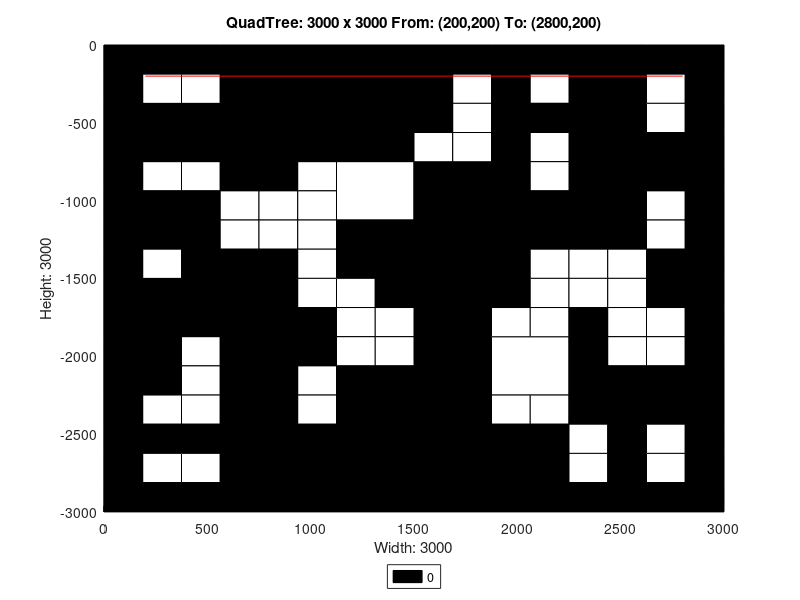

Write the MATLAB code that produced this figure.
axis([0 3000 -3000 0]);
title('QuadTree: 3000 x 3000 From: (200,200) To: (2800,200)');
xlabel('Width: 3000');
ylabel('Height: 3000');
rectangle('Position',[750 -750 750 750], 'FaceColor',[0 0 0]);
rectangle('Position',[0 -750 375 375], 'FaceColor',[0 0 0]);
rectangle('Position',[375 -750 375 375], 'FaceColor',[0 0 0]);
rectangle('Position',[1125 -1125 375 375], 'FaceColor',[1 1 1]);
rectangle('Position',[1125 -1500 375 375], 'FaceColor',[0 0 0]);
rectangle('Position',[2250 -375 375 375], 'FaceColor',[0 0 0]);
rectangle('Position',[2250 -750 375 375], 'FaceColor',[0 0 0]);
rectangle('Position',[1500 -1125 375 375], 'FaceColor',[0 0 0]);
rectangle('Position',[1500 -1500 375 375], 'FaceColor',[0 0 0]);
rectangle('Position',[2250 -1125 375 375], 'FaceColor',[0 0 0]);
rectangle('Position',[0 -1875 375 375], 'FaceColor',[0 0 0]);
rectangle('Position',[375 -1875 375 375], 'FaceColor',[0 0 0]);
rectangle('Position',[0 -2250 375 375], 'FaceColor',[0 0 0]);
rectangle('Position',[1125 -2625 375 375], 'FaceColor',[0 0 0]);
rectangle('Position',[750 -3000 375 375], 'FaceColor',[0 0 0]);
rectangle('Position',[1125 -3000 375 375], 'FaceColor',[0 0 0]);
rectangle('Position',[1500 -1875 375 375], 'FaceColor',[0 0 0]);
rectangle('Position',[1500 -2250 375 375], 'FaceColor',[0 0 0]);
rectangle('Position',[1875 -2250 375 375], 'FaceColor',[1 1 1]);
rectangle('Position',[1500 -2625 375 375], 'FaceColor',[0 0 0]);
rectangle('Position',[1500 -3000 375 375], 'FaceColor',[0 0 0]);
rectangle('Position',[1875 -3000 375 375], 'FaceColor',[0 0 0]);
rectangle('Position',[0 -187.5 187.5 187.5], 'FaceColor',[0 0 0]);
rectangle('Position',[187.5 -187.5 187.5 187.5], 'FaceColor',[0 0 0]);
rectangle('Position',[0 -375 187.5 187.5], 'FaceColor',[0 0 0]);
rectangle('Position',[187.5 -375 187.5 187.5], 'FaceColor',[1 1 1]);
rectangle('Position',[375 -187.5 187.5 187.5], 'FaceColor',[0 0 0]);
rectangle('Position',[562.5 -187.5 187.5 187.5], 'FaceColor',[0 0 0]);
rectangle('Position',[375 -375 187.5 187.5], 'FaceColor',[1 1 1]);
rectangle('Position',[562.5 -375 187.5 187.5], 'FaceColor',[0 0 0]);
rectangle('Position',[0 -937.5 187.5 187.5], 'FaceColor',[0 0 0]);
rectangle('Position',[187.5 -937.5 187.5 187.5], 'FaceColor',[1 1 1]);
rectangle('Position',[0 -1125 187.5 187.5], 'FaceColor',[0 0 0]);
rectangle('Position',[187.5 -1125 187.5 187.5], 'FaceColor',[0 0 0]);
rectangle('Position',[375 -937.5 187.5 187.5], 'FaceColor',[1 1 1]);
rectangle('Position',[562.5 -937.5 187.5 187.5], 'FaceColor',[0 0 0]);
rectangle('Position',[375 -1125 187.5 187.5], 'FaceColor',[0 0 0]);
rectangle('Position',[562.5 -1125 187.5 187.5], 'FaceColor',[1 1 1]);
rectangle('Position',[0 -1312.5 187.5 187.5], 'FaceColor',[0 0 0]);
rectangle('Position',[187.5 -1312.5 187.5 187.5], 'FaceColor',[0 0 0]);
rectangle('Position',[0 -1500 187.5 187.5], 'FaceColor',[0 0 0]);
rectangle('Position',[187.5 -1500 187.5 187.5], 'FaceColor',[1 1 1]);
rectangle('Position',[375 -1312.5 187.5 187.5], 'FaceColor',[0 0 0]);
rectangle('Position',[562.5 -1312.5 187.5 187.5], 'FaceColor',[1 1 1]);
rectangle('Position',[375 -1500 187.5 187.5], 'FaceColor',[0 0 0]);
rectangle('Position',[562.5 -1500 187.5 187.5], 'FaceColor',[0 0 0]);
rectangle('Position',[750 -937.5 187.5 187.5], 'FaceColor',[0 0 0]);
rectangle('Position',[937.5 -937.5 187.5 187.5], 'FaceColor',[1 1 1]);
rectangle('Position',[750 -1125 187.5 187.5], 'FaceColor',[1 1 1]);
rectangle('Position',[937.5 -1125 187.5 187.5], 'FaceColor',[1 1 1]);
rectangle('Position',[750 -1312.5 187.5 187.5], 'FaceColor',[1 1 1]);
rectangle('Position',[937.5 -1312.5 187.5 187.5], 'FaceColor',[1 1 1]);
rectangle('Position',[750 -1500 187.5 187.5], 'FaceColor',[0 0 0]);
rectangle('Position',[937.5 -1500 187.5 187.5], 'FaceColor',[1 1 1]);
rectangle('Position',[1500 -187.5 187.5 187.5], 'FaceColor',[0 0 0]);
rectangle('Position',[1687.5 -187.5 187.5 187.5], 'FaceColor',[0 0 0]);
rectangle('Position',[1500 -375 187.5 187.5], 'FaceColor',[0 0 0]);
rectangle('Position',[1687.5 -375 187.5 187.5], 'FaceColor',[1 1 1]);
rectangle('Position',[1875 -187.5 187.5 187.5], 'FaceColor',[0 0 0]);
rectangle('Position',[2062.5 -187.5 187.5 187.5], 'FaceColor',[0 0 0]);
rectangle('Position',[1875 -375 187.5 187.5], 'FaceColor',[0 0 0]);
rectangle('Position',[2062.5 -375 187.5 187.5], 'FaceColor',[1 1 1]);
rectangle('Position',[1500 -562.5 187.5 187.5], 'FaceColor',[0 0 0]);
rectangle('Position',[1687.5 -562.5 187.5 187.5], 'FaceColor',[1 1 1]);
rectangle('Position',[1500 -750 187.5 187.5], 'FaceColor',[1 1 1]);
rectangle('Position',[1687.5 -750 187.5 187.5], 'FaceColor',[1 1 1]);
rectangle('Position',[1875 -562.5 187.5 187.5], 'FaceColor',[0 0 0]);
rectangle('Position',[2062.5 -562.5 187.5 187.5], 'FaceColor',[0 0 0]);
rectangle('Position',[1875 -750 187.5 187.5], 'FaceColor',[0 0 0]);
rectangle('Position',[2062.5 -750 187.5 187.5], 'FaceColor',[1 1 1]);
rectangle('Position',[2625 -187.5 187.5 187.5], 'FaceColor',[0 0 0]);
rectangle('Position',[2812.5 -187.5 187.5 187.5], 'FaceColor',[0 0 0]);
rectangle('Position',[2625 -375 187.5 187.5], 'FaceColor',[1 1 1]);
rectangle('Position',[2812.5 -375 187.5 187.5], 'FaceColor',[0 0 0]);
rectangle('Position',[2625 -562.5 187.5 187.5], 'FaceColor',[1 1 1]);
rectangle('Position',[2812.5 -562.5 187.5 187.5], 'FaceColor',[0 0 0]);
rectangle('Position',[2625 -750 187.5 187.5], 'FaceColor',[0 0 0]);
rectangle('Position',[2812.5 -750 187.5 187.5], 'FaceColor',[0 0 0]);
rectangle('Position',[1875 -937.5 187.5 187.5], 'FaceColor',[0 0 0]);
rectangle('Position',[2062.5 -937.5 187.5 187.5], 'FaceColor',[1 1 1]);
rectangle('Position',[1875 -1125 187.5 187.5], 'FaceColor',[0 0 0]);
rectangle('Position',[2062.5 -1125 187.5 187.5], 'FaceColor',[0 0 0]);
rectangle('Position',[1875 -1312.5 187.5 187.5], 'FaceColor',[0 0 0]);
rectangle('Position',[2062.5 -1312.5 187.5 187.5], 'FaceColor',[0 0 0]);
rectangle('Position',[1875 -1500 187.5 187.5], 'FaceColor',[0 0 0]);
rectangle('Position',[2062.5 -1500 187.5 187.5], 'FaceColor',[1 1 1]);
rectangle('Position',[2625 -937.5 187.5 187.5], 'FaceColor',[0 0 0]);
rectangle('Position',[2812.5 -937.5 187.5 187.5], 'FaceColor',[0 0 0]);
rectangle('Position',[2625 -1125 187.5 187.5], 'FaceColor',[1 1 1]);
rectangle('Position',[2812.5 -1125 187.5 187.5], 'FaceColor',[0 0 0]);
rectangle('Position',[2250 -1312.5 187.5 187.5], 'FaceColor',[0 0 0]);
rectangle('Position',[2437.5 -1312.5 187.5 187.5], 'FaceColor',[0 0 0]);
rectangle('Position',[2250 -1500 187.5 187.5], 'FaceColor',[1 1 1]);
rectangle('Position',[2437.5 -1500 187.5 187.5], 'FaceColor',[1 1 1]);
rectangle('Position',[2625 -1312.5 187.5 187.5], 'FaceColor',[1 1 1]);
rectangle('Position',[2812.5 -1312.5 187.5 187.5], 'FaceColor',[0 0 0]);
rectangle('Position',[2625 -1500 187.5 187.5], 'FaceColor',[0 0 0]);
rectangle('Position',[2812.5 -1500 187.5 187.5], 'FaceColor',[0 0 0]);
rectangle('Position',[375 -2062.5 187.5 187.5], 'FaceColor',[1 1 1]);
rectangle('Position',[562.5 -2062.5 187.5 187.5], 'FaceColor',[0 0 0]);
rectangle('Position',[375 -2250 187.5 187.5], 'FaceColor',[1 1 1]);
rectangle('Position',[562.5 -2250 187.5 187.5], 'FaceColor',[0 0 0]);
rectangle('Position',[750 -1687.5 187.5 187.5], 'FaceColor',[0 0 0]);
rectangle('Position',[937.5 -1687.5 187.5 187.5], 'FaceColor',[1 1 1]);
rectangle('Position',[750 -1875 187.5 187.5], 'FaceColor',[0 0 0]);
rectangle('Position',[937.5 -1875 187.5 187.5], 'FaceColor',[0 0 0]);
rectangle('Position',[1125 -1687.5 187.5 187.5], 'FaceColor',[1 1 1]);
rectangle('Position',[1312.5 -1687.5 187.5 187.5], 'FaceColor',[0 0 0]);
rectangle('Position',[1125 -1875 187.5 187.5], 'FaceColor',[1 1 1]);
rectangle('Position',[1312.5 -1875 187.5 187.5], 'FaceColor',[1 1 1]);
rectangle('Position',[750 -2062.5 187.5 187.5], 'FaceColor',[0 0 0]);
rectangle('Position',[937.5 -2062.5 187.5 187.5], 'FaceColor',[0 0 0]);
rectangle('Position',[750 -2250 187.5 187.5], 'FaceColor',[0 0 0]);
rectangle('Position',[937.5 -2250 187.5 187.5], 'FaceColor',[1 1 1]);
rectangle('Position',[1125 -2062.5 187.5 187.5], 'FaceColor',[1 1 1]);
rectangle('Position',[1312.5 -2062.5 187.5 187.5], 'FaceColor',[1 1 1]);
rectangle('Position',[1125 -2250 187.5 187.5], 'FaceColor',[0 0 0]);
rectangle('Position',[1312.5 -2250 187.5 187.5], 'FaceColor',[0 0 0]);
rectangle('Position',[0 -2437.5 187.5 187.5], 'FaceColor',[0 0 0]);
rectangle('Position',[187.5 -2437.5 187.5 187.5], 'FaceColor',[1 1 1]);
rectangle('Position',[0 -2625 187.5 187.5], 'FaceColor',[0 0 0]);
rectangle('Position',[187.5 -2625 187.5 187.5], 'FaceColor',[0 0 0]);
rectangle('Position',[375 -2437.5 187.5 187.5], 'FaceColor',[1 1 1]);
rectangle('Position',[562.5 -2437.5 187.5 187.5], 'FaceColor',[0 0 0]);
rectangle('Position',[375 -2625 187.5 187.5], 'FaceColor',[0 0 0]);
rectangle('Position',[562.5 -2625 187.5 187.5], 'FaceColor',[0 0 0]);
rectangle('Position',[0 -2812.5 187.5 187.5], 'FaceColor',[0 0 0]);
rectangle('Position',[187.5 -2812.5 187.5 187.5], 'FaceColor',[1 1 1]);
rectangle('Position',[0 -3000 187.5 187.5], 'FaceColor',[0 0 0]);
rectangle('Position',[187.5 -3000 187.5 187.5], 'FaceColor',[0 0 0]);
rectangle('Position',[375 -2812.5 187.5 187.5], 'FaceColor',[1 1 1]);
rectangle('Position',[562.5 -2812.5 187.5 187.5], 'FaceColor',[0 0 0]);
rectangle('Position',[375 -3000 187.5 187.5], 'FaceColor',[0 0 0]);
rectangle('Position',[562.5 -3000 187.5 187.5], 'FaceColor',[0 0 0]);
rectangle('Position',[750 -2437.5 187.5 187.5], 'FaceColor',[0 0 0]);
rectangle('Position',[937.5 -2437.5 187.5 187.5], 'FaceColor',[1 1 1]);
rectangle('Position',[750 -2625 187.5 187.5], 'FaceColor',[0 0 0]);
rectangle('Position',[937.5 -2625 187.5 187.5], 'FaceColor',[0 0 0]);
rectangle('Position',[1875 -1687.5 187.5 187.5], 'FaceColor',[0 0 0]);
rectangle('Position',[2062.5 -1687.5 187.5 187.5], 'FaceColor',[1 1 1]);
rectangle('Position',[1875 -1875 187.5 187.5], 'FaceColor',[1 1 1]);
rectangle('Position',[2062.5 -1875 187.5 187.5], 'FaceColor',[1 1 1]);
rectangle('Position',[2250 -1687.5 187.5 187.5], 'FaceColor',[1 1 1]);
rectangle('Position',[2437.5 -1687.5 187.5 187.5], 'FaceColor',[1 1 1]);
rectangle('Position',[2250 -1875 187.5 187.5], 'FaceColor',[0 0 0]);
rectangle('Position',[2437.5 -1875 187.5 187.5], 'FaceColor',[1 1 1]);
rectangle('Position',[2625 -1687.5 187.5 187.5], 'FaceColor',[0 0 0]);
rectangle('Position',[2812.5 -1687.5 187.5 187.5], 'FaceColor',[0 0 0]);
rectangle('Position',[2625 -1875 187.5 187.5], 'FaceColor',[1 1 1]);
rectangle('Position',[2812.5 -1875 187.5 187.5], 'FaceColor',[0 0 0]);
rectangle('Position',[2250 -2062.5 187.5 187.5], 'FaceColor',[0 0 0]);
rectangle('Position',[2437.5 -2062.5 187.5 187.5], 'FaceColor',[1 1 1]);
rectangle('Position',[2250 -2250 187.5 187.5], 'FaceColor',[0 0 0]);
rectangle('Position',[2437.5 -2250 187.5 187.5], 'FaceColor',[0 0 0]);
rectangle('Position',[2625 -2062.5 187.5 187.5], 'FaceColor',[1 1 1]);
rectangle('Position',[2812.5 -2062.5 187.5 187.5], 'FaceColor',[0 0 0]);
rectangle('Position',[2625 -2250 187.5 187.5], 'FaceColor',[0 0 0]);
rectangle('Position',[2812.5 -2250 187.5 187.5], 'FaceColor',[0 0 0]);
rectangle('Position',[1875 -2437.5 187.5 187.5], 'FaceColor',[1 1 1]);
rectangle('Position',[2062.5 -2437.5 187.5 187.5], 'FaceColor',[1 1 1]);
rectangle('Position',[1875 -2625 187.5 187.5], 'FaceColor',[0 0 0]);
rectangle('Position',[2062.5 -2625 187.5 187.5], 'FaceColor',[0 0 0]);
rectangle('Position',[2250 -2437.5 187.5 187.5], 'FaceColor',[0 0 0]);
rectangle('Position',[2437.5 -2437.5 187.5 187.5], 'FaceColor',[0 0 0]);
rectangle('Position',[2250 -2625 187.5 187.5], 'FaceColor',[1 1 1]);
rectangle('Position',[2437.5 -2625 187.5 187.5], 'FaceColor',[0 0 0]);
rectangle('Position',[2625 -2437.5 187.5 187.5], 'FaceColor',[0 0 0]);
rectangle('Position',[2812.5 -2437.5 187.5 187.5], 'FaceColor',[0 0 0]);
rectangle('Position',[2625 -2625 187.5 187.5], 'FaceColor',[1 1 1]);
rectangle('Position',[2812.5 -2625 187.5 187.5], 'FaceColor',[0 0 0]);
rectangle('Position',[2250 -2812.5 187.5 187.5], 'FaceColor',[1 1 1]);
rectangle('Position',[2437.5 -2812.5 187.5 187.5], 'FaceColor',[0 0 0]);
rectangle('Position',[2250 -3000 187.5 187.5], 'FaceColor',[0 0 0]);
rectangle('Position',[2437.5 -3000 187.5 187.5], 'FaceColor',[0 0 0]);
rectangle('Position',[2625 -2812.5 187.5 187.5], 'FaceColor',[1 1 1]);
rectangle('Position',[2812.5 -2812.5 187.5 187.5], 'FaceColor',[0 0 0]);
rectangle('Position',[2625 -3000 187.5 187.5], 'FaceColor',[0 0 0]);
rectangle('Position',[2812.5 -3000 187.5 187.5], 'FaceColor',[0 0 0]);
X=[2800,200];
Y=[-200,-200];
hold on;
plot(X,Y,'r');
legend('0','Location','southoutside');
